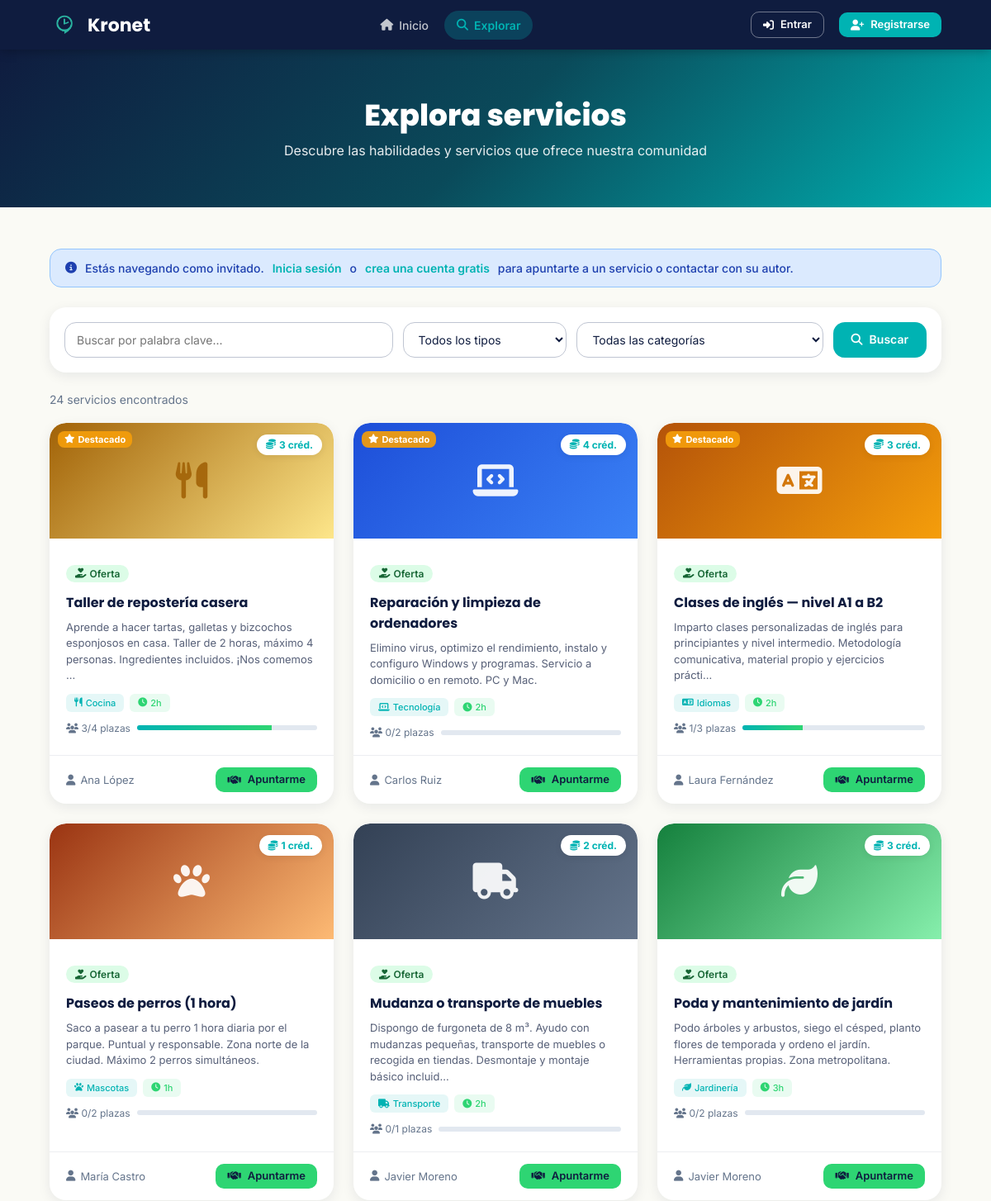
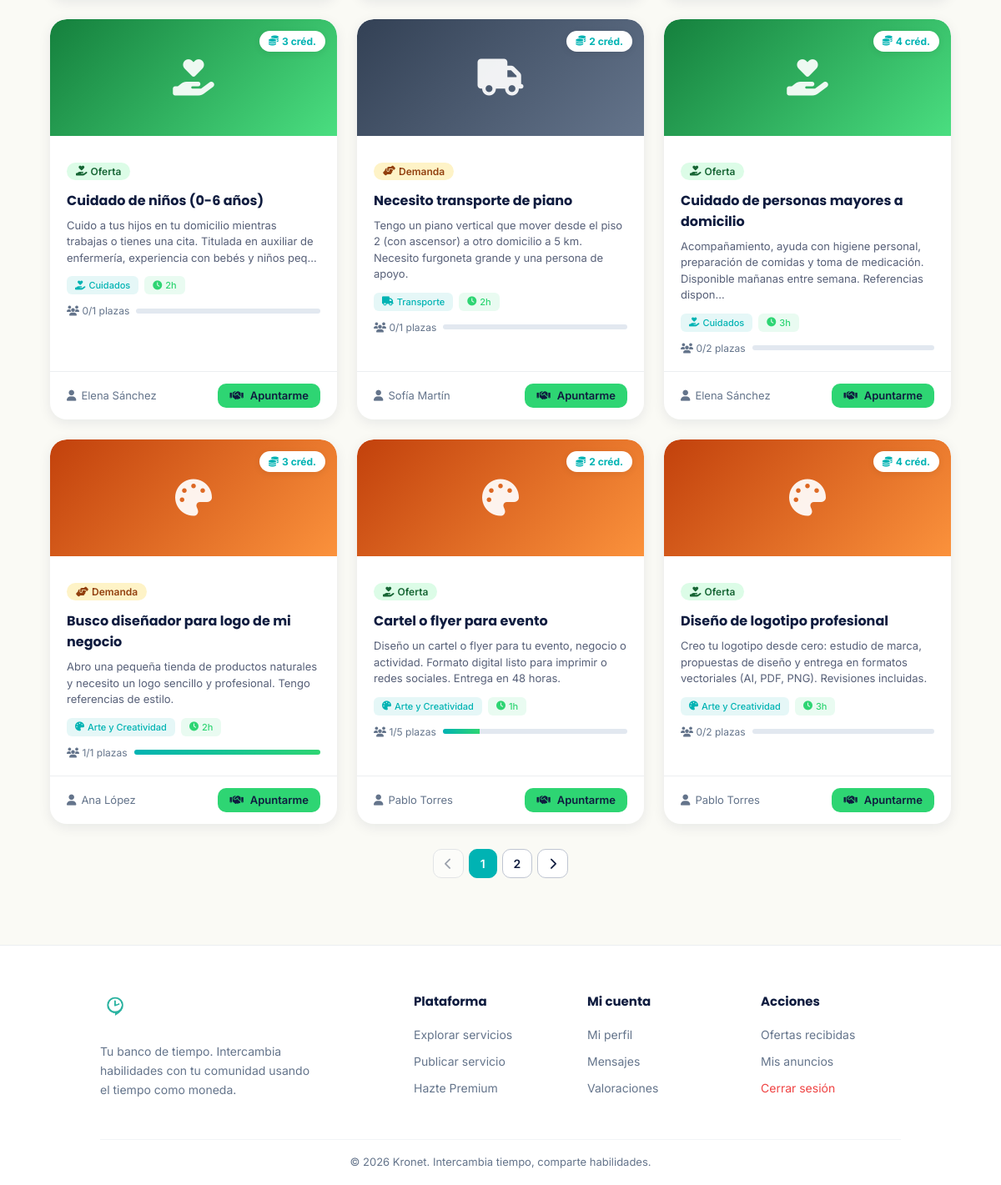
/public/anuncios/buscar, run on the app's committed database (2 pictures, top to bottom).
### tables this page shows
CREATE TABLE anuncios (
    id_anuncio          INT AUTO_INCREMENT PRIMARY KEY,
    id_usuario          INT                     NOT NULL,
    titulo              VARCHAR(255)            NOT NULL,
    descripcion         TEXT,
    tipo_anuncio        VARCHAR(50),                                    
    categoria           VARCHAR(100),
    duracion_estimada   INT                     DEFAULT 1,              
    precio_creditos     INT                     DEFAULT 1,              
    plazas_totales      INT                     DEFAULT 1,              
    plazas_ocupadas     INT                     DEFAULT 0,              
    fecha_publicacion   DATETIME                DEFAULT CURRENT_TIMESTAMP,
    estado              VARCHAR(50)             DEFAULT 'activo',       
    destacado           TINYINT(1)              DEFAULT 0,
    destacado_hasta     DATETIME                DEFAULT NULL,
    imagen              VARCHAR(255)            DEFAULT NULL,

    FOREIGN KEY (id_usuario) REFERENCES usuarios(id_usuario)
        ON DELETE CASCADE
);

CREATE TABLE usuarios (
    id_usuario          INT AUTO_INCREMENT PRIMARY KEY,
    nombre              VARCHAR(100)            NOT NULL,
    email               VARCHAR(150) UNIQUE     NOT NULL,
    contrasenia_hash    VARCHAR(255)            NOT NULL,
    descripcion         TEXT,
    tipo_usuario        VARCHAR(50)             DEFAULT 'registrado',   
    fecha_registro      DATETIME                DEFAULT CURRENT_TIMESTAMP,
    saldo_monedas       INT                     DEFAULT 5,              
    estado_cuenta       VARCHAR(50)             DEFAULT 'activa'        
);

### app/controllers/AnuncioController.php (called while the page is built, shortened)
<?php
require_once __DIR__ . '/../models/Anuncio.php';
require_once __DIR__ . '/../helpers/Categorias.php';
class AnuncioController {
    public function showBuscar() {
        $busqueda = !empty($_GET['busqueda'])     ? $_GET['busqueda']     : null;
        $tipo     = !empty($_GET['tipo_anuncio']) ? $_GET['tipo_anuncio'] : null;
        $cat      = !empty($_GET['categoria'])    ? $_GET['categoria']    : null;
        $pageNum  = max(1, (int)($_GET['p'] ?? 1));
        $perPage  = 12;
        $offset   = ($pageNum - 1) * $perPage;
        $excluir    = isset($_SESSION['id_usuario'])
                      ? Bloqueo::listarIdsBloqueo((int)$_SESSION['id_usuario'])
                      : [];
        $total      = Anuncio::countSearch($busqueda, $tipo, $cat, $excluir);
        $totalPages = (int)ceil($total / $perPage);
        $anuncios   = Anuncio::search($busqueda, $tipo, $cat, $perPage, $offset, $excluir);
        require __DIR__ . '/../views/anuncios/buscar.php';
    }
}

### public/index.php (called while the page is built, shortened)
<?php
    require_once __DIR__ . '/../routes/web.php';
?>

### app/models/Anuncio.php (called while the page is built, shortened)
<?php
require_once __DIR__ . '/../../config/conexion_db.php';
class Anuncio {
    public static function search($busqueda = null, $tipo_anuncio = null, $categoria = null,
                                  $limit = 20, $offset = 0, $excluirUsuarios = []) {
        global $pdo;
        $sql = "
            SELECT a.*, u.nombre AS nombre_usuario
            FROM anuncios a
            JOIN usuarios u ON a.id_usuario = u.id_usuario
            WHERE a.estado = 'activo'
        ";
        $params = [];
        $sql .= " ORDER BY a.destacado DESC, a.fecha_publicacion DESC LIMIT " .
                (int)$limit . " OFFSET " . (int)$offset;
        $stmt = $pdo->prepare($sql);
        $stmt->execute($params);
        return $stmt->fetchAll(PDO::FETCH_ASSOC);
    }
    public static function countSearch($busqueda = null, $tipo_anuncio = null, $categoria = null,
                                        $excluirUsuarios = []) {
        global $pdo;
        $sql = "SELECT COUNT(*) FROM anuncios a WHERE a.estado = 'activo'";
        $params = [];
        $stmt = $pdo->prepare($sql);
        $stmt->execute($params);
        return (int)$stmt->fetchColumn();
    }
}

### app/helpers/Categorias.php (called while the page is built, shortened)
<?php
class Categorias {
    public static function nombre($slug) {
        return self::LISTA[$slug]['nombre'] ?? ucfirst($slug);
    }
    public static function icono($slug) {
        return self::LISTA[$slug]['icono'] ?? 'fas fa-folder';
    }
}

### app/views/anuncios/buscar.php (the view, shortened to what this page needs)
<?php
require __DIR__ . '/../partials/head.php';
require __DIR__ . '/../partials/navbar.php';
$busquedaVal = $_GET['busqueda']     ?? '';
$pageNum     = max(1, (int)($_GET['p'] ?? 1));
$miId        = $_SESSION['id_usuario'] ?? 0;
?>
<section class="hero-section hero-compact">
    <h1>Explora servicios</h1>
    <p>Descubre las habilidades y servicios que ofrece nuestra comunidad</p>
</section>
<div class="page-wrap-wide">
    <?php if (!$miId): ?>
        <div class="flash flash-info" style="margin-bottom:24px;">
            <i class="fas fa-info-circle"></i>
            Estás navegando como invitado. <a href="/kronet/public/login" style="font-weight:600;">Inicia sesión</a> o
            <a href="/kronet/public/register" style="font-weight:600;">crea una cuenta gratis</a> para apuntarte a un servicio o contactar con su autor.
        </div>
    <?php endif; ?>
    <form method="GET" action="/kronet/public/anuncios/buscar" class="search-bar">
        <input type="text" name="busqueda" value="<?= htmlspecialchars($busquedaVal) ?>" placeholder="Buscar por palabra clave...">
        <select name="tipo_anuncio">
            <option value="">Todos los tipos</option>
        </select>
        <select name="categoria">
            <option value="">Todas las categorías</option>
        </select>
        <button type="submit" class="btn btn-secondary">
            <i class="fas fa-search"></i> Buscar
        </button>
    </form>
    <p style="font-size:14px; color:var(--gris-texto); margin-bottom:20px;">
        <?= (int)$total ?> servicio<?= $total != 1 ? 's' : '' ?> encontrado<?= $total != 1 ? 's' : '' ?>
    </p>
    <?php if (empty($anuncios)): ?>
        <div class="empty-state">
            <div class="empty-icon"><i class="fas fa-search"></i></div>
            <p>No se han encontrado anuncios con esos filtros.</p>
            <a href="/kronet/public/anuncios/buscar" class="btn btn-ghost">Limpiar filtros</a>
        </div>
    <?php else: ?>
        <div class="services-grid">
            <?php foreach ($anuncios as $anuncio):
                $catSlug = $anuncio['categoria'];
                $catNombre = Categorias::nombre($catSlug);
                $catIcon = Categorias::icono($catSlug);
                $plazasFill = $anuncio['plazas_totales'] > 0
                    ? (int)($anuncio['plazas_ocupadas'] / $anuncio['plazas_totales'] * 100)
                    : 0;
                $esMio = $miId && $anuncio['id_usuario'] == $miId;
            ?>
                <div class="service-card" id="anuncio-<?= $anuncio['id_anuncio'] ?>">
                    <div class="card-img cat-<?= htmlspecialchars($catSlug) ?>">
                        <?php if (!empty($anuncio['imagen'])): ?>
                            <img src="/kronet/public/uploads/anuncios/<?= htmlspecialchars($anuncio['imagen']) ?>" alt="<?= htmlspecialchars($anuncio['titulo']) ?>">
                        <?php else: ?>
                            <i class="<?= $catIcon ?>"></i>
                        <?php endif; ?>
                        <?php if ($anuncio['destacado']): ?>
                            <span class="badge-img-destacado"><i class="fas fa-star"></i> Destacado</span>
                        <?php endif; ?>
                    </div>
                    <div class="card-body">
                        <div class="tags-row">
                            <span class="badge <?= $anuncio['tipo_anuncio'] === 'oferta' ? 'badge-oferta' : 'badge-demanda' ?>">
                                <i class="fas <?= $anuncio['tipo_anuncio'] === 'oferta' ? 'fa-hand-holding-heart' : 'fa-hands-helping' ?>"></i>
                                <?= ucfirst($anuncio['tipo_anuncio']) ?>
                            </span>
                        </div>
                        <h3>
                            <a href="/kronet/public/anuncios/<?= $anuncio['id_anuncio'] ?>" style="color:inherit;">
                                <?= htmlspecialchars($anuncio['titulo']) ?>
                            </a>
                        </h3>
                        <p><?= htmlspecialchars(mb_substr($anuncio['descripcion'], 0, 140)) ?><?= mb_strlen($anuncio['descripcion']) > 140 ? '…' : '' ?></p>
                        <div class="tags-row">
                            <span class="tag tag-cat"><i class="<?= $catIcon ?>"></i> <?= htmlspecialchars($catNombre) ?></span>
                            <span class="tag"><i class="fas fa-clock"></i> <?= (int)$anuncio['duracion_estimada'] ?>h</span>
                        </div>
                        <div class="plazas-bar">
                            <span><i class="fas fa-users"></i> <?= (int)$anuncio['plazas_ocupadas'] ?>/<?= (int)$anuncio['plazas_totales'] ?> plazas</span>
                            <div class="bar"><div class="fill" style="width: <?= $plazasFill ?>%"></div></div>
                        </div>
                    </div>
                    <span class="time-tag">
                        <i class="fas fa-coins"></i>
                        <?= (int)$anuncio['precio_creditos'] ?> créd.
                    </span>
                    <div class="card-footer">
                        <div class="service-author">
                            <i class="fas fa-user"></i>
                            <?php if ($miId): ?>
                                <a href="/kronet/public/perfil/<?= $anuncio['id_usuario'] ?>">
                                    <?= htmlspecialchars($anuncio['nombre_usuario'] ?? 'Usuario') ?>
                                </a>
                            <?php else: ?>
                                <span><?= htmlspecialchars($anuncio['nombre_usuario'] ?? 'Usuario') ?></span>
                            <?php endif; ?>
                        </div>
                        <a class="btn btn-primary btn-sm" href="/kronet/public/anuncios/<?= $anuncio['id_anuncio'] ?>">
                            <?= $esMio ? '<i class="fas fa-eye"></i> Ver' : '<i class="fas fa-handshake"></i> Apuntarme' ?>
                        </a>
                    </div>
                </div>
            <?php endforeach; ?>
        </div>
        <?php if ($totalPages > 1):
            $qs = $_GET; unset($qs['p']);
            $base = '/kronet/public/anuncios/buscar?' . http_build_query($qs);
            $sep = $base === '/kronet/public/anuncios/buscar?' ? '' : '&';
        ?>
            <div class="pagination">
                <?php if ($pageNum > 1): ?>
                    <a href="<?= $base . $sep ?>p=<?= $pageNum - 1 ?>"><i class="fas fa-chevron-left"></i></a>
                <?php else: ?>
                    <span class="disabled"><i class="fas fa-chevron-left"></i></span>
                <?php endif; ?>
                <?php for ($i = 1; $i <= $totalPages; $i++): ?>
                    <?php if ($i == $pageNum): ?>
                        <span class="current"><?= $i ?></span>
                    <?php else: ?>
                        <a href="<?= $base . $sep ?>p=<?= $i ?>"><?= $i ?></a>
                    <?php endif; ?>
                <?php endfor; ?>
                <?php if ($pageNum < $totalPages): ?>
                    <a href="<?= $base . $sep ?>p=<?= $pageNum + 1 ?>"><i class="fas fa-chevron-right"></i></a>
                <?php else: ?>
                    <span class="disabled"><i class="fas fa-chevron-right"></i></span>
                <?php endif; ?>
            </div>
        <?php endif; ?>
    <?php endif; ?>
</div>
<?php require __DIR__ . '/../partials/footer.php'; ?>

### routes/web.php (shortened to what this page needs)
<?php
require_once __DIR__ . '/../app/controllers/AnuncioController.php';
$uri    = strtok($_SERVER['REQUEST_URI'], '?');
$method = $_SERVER['REQUEST_METHOD'];
$anuncioController     = new AnuncioController();
if ($uri == '/kronet/public/anuncios/buscar' && $method == 'GET') { $anuncioController->showBuscar(); }

### app/views/partials/head.php (shortened to what this page needs)
<!DOCTYPE html>
<html lang="es">
<head>
    <link rel="stylesheet" href="/kronet/public/assets/css/kronet.css">
</head>
<body>

### app/views/partials/navbar.php (shortened to what this page needs)
<?php
$navActive = $navActive ?? '';
$navUserId = $_SESSION['id_usuario'] ?? null;
$navUser   = $navUserId ? User::findById($navUserId) : null;
if (!function_exists('navItem')) {
    function navItem($active, $current, $href, $icon, $label, $badge = 0) {
        $cls = $active === $current ? ' class="active"' : '';
        $badgeHtml = $badge > 0 ? '<span class="nav-badge">' . ($badge > 9 ? '9+' : $badge) . '</span>' : '';
        echo '<li><a href="' . $href . '"' . $cls . '><i class="' . $icon . '"></i> ' . $label . $badgeHtml . '</a></li>';
    }
}
?>
<nav class="navbar">
    <a href="/kronet/public/" class="logo-container">
        <div class="logo-icon">
            <img src="/kronet/public/assets/images/logo.png" alt="Kronet">
        </div>
        <span class="logo-text">Kronet</span>
    </a>
    <ul class="nav-menu" id="navMenu">
        <?php navItem($navActive, 'inicio',    '/kronet/public/',                'fas fa-home',         'Inicio'); ?>
    </ul>
    <div class="nav-user">
        <?php if ($navUser): ?>
            <div class="credits-badge" title="Tu saldo de créditos de tiempo">
                <i class="fas fa-clock"></i>
                <strong><?= (int)$navUser['saldo_monedas'] ?>h</strong>
            </div>
            <a href="/kronet/public/perfil" class="avatar-nav" title="Mi perfil">
                <?= strtoupper(substr($navUser['nombre'] ?? 'U', 0, 1)) ?>
            </a>
        <?php else: ?>
            <a href="/kronet/public/login" class="btn btn-ghost btn-sm" style="color:white; border-color:rgba(255,255,255,0.4);">
                <i class="fas fa-sign-in-alt"></i> Entrar
            </a>
            <a href="/kronet/public/register" class="btn btn-secondary btn-sm">
                <i class="fas fa-user-plus"></i> Registrarse
            </a>
        <?php endif; ?>
    </div>
</nav>

### app/views/partials/footer.php (shortened to what this page needs)
<footer class="footer">
    <div class="footer-grid">
        <div class="footer-brand">
            <a href="/kronet/public/" class="logo-container" style="margin-bottom:12px; display:inline-flex;">
                <div class="logo-icon">
                    <img src="/kronet/public/assets/images/logo.png" alt="Kronet">
                </div>
                <span class="logo-text">Kronet</span>
            </a>
            <p>Tu banco de tiempo. Intercambia habilidades con tu comunidad usando el tiempo como moneda.</p>
        </div>
        <div class="footer-col">
            <h4>Plataforma</h4>
            <ul>
                <li><a href="/kronet/public/anuncios/buscar">Explorar servicios</a></li>
                <li><a href="/kronet/public/anuncios/crear">Publicar servicio</a></li>
                <li><a href="/kronet/public/suscripcion">Hazte Premium</a></li>
            </ul>
        </div>
        <div class="footer-col">
            <h4>Mi cuenta</h4>
            <ul>
                <li><a href="/kronet/public/perfil">Mi perfil</a></li>
                <li><a href="/kronet/public/mensajes">Mensajes</a></li>
                <li><a href="/kronet/public/valoraciones/mis-valoraciones">Valoraciones</a></li>
            </ul>
        </div>
        <div class="footer-col">
            <h4>Acciones</h4>
            <ul>
                <li><a href="/kronet/public/intercambios/ofertas-recibidas">Ofertas recibidas</a></li>
                <li><a href="/kronet/public/anuncios/mis-anuncios">Mis anuncios</a></li>
                <li><a href="/kronet/public/logout" style="color:#EF4444;">Cerrar sesión</a></li>
            </ul>
        </div>
    </div>
    <div class="footer-bottom">
        <p>© <?= date('Y') ?> Kronet. Intercambia tiempo, comparte habilidades.</p>
    </div>
</footer>
</body>
</html>

### data on the page
anuncios: destacado 1 (drawn), tipo_anuncio "Oferta", titulo "Taller de repostería casera", descripcion "Aprende a hacer tartas, galletas y bizcochos esponjosos en casa. Taller de 2 horas, máximo 4 personas. Ingredientes incluidos. ¡Nos comemos", categoria "Cocina", duracion_estimada "2", plazas_ocupadas "3", plazas_totales "4", precio_creditos "3", id_usuario.nombre "Ana López"
anuncios: destacado 1 (drawn), tipo_anuncio "Oferta", titulo "Reparación y limpieza de ordenadores", descripcion "Elimino virus, optimizo el rendimiento, instalo y configuro Windows y programas. Servicio a domicilio o en remoto. PC y Mac.", categoria "Tecnología", duracion_estimada "2", plazas_ocupadas "0", plazas_totales "2", precio_creditos "4", id_usuario.nombre "Carlos Ruiz"
anuncios: destacado 1 (drawn), tipo_anuncio "Oferta", titulo "Clases de inglés — nivel A1 a B2", descripcion "Imparto clases personalizadas de inglés para principiantes y nivel intermedio. Metodología comunicativa, material propio y ejercicios prácti", categoria "Idiomas", duracion_estimada "2", plazas_ocupadas "1", plazas_totales "3", precio_creditos "3", id_usuario.nombre "Laura Fernández"
anuncios: tipo_anuncio "Oferta", titulo "Paseos de perros (1 hora)", descripcion "Saco a pasear a tu perro 1 hora diaria por el parque. Puntual y responsable. Zona norte de la ciudad. Máximo 2 perros simultáneos.", categoria "Mascotas", duracion_estimada "1", plazas_ocupadas "0", plazas_totales "2", precio_creditos "1", id_usuario.nombre "María Castro"
anuncios: tipo_anuncio "Oferta", titulo "Mudanza o transporte de muebles", descripcion "Dispongo de furgoneta de 8 m³. Ayudo con mudanzas pequeñas, transporte de muebles o recogida en tiendas. Desmontaje y montaje básico incluid", categoria "Transporte", duracion_estimada "2", plazas_ocupadas "0", plazas_totales "1", precio_creditos "2", id_usuario.nombre "Javier Moreno"
anuncios: tipo_anuncio "Oferta", titulo "Poda y mantenimiento de jardín", descripcion "Podo árboles y arbustos, siego el césped, planto flores de temporada y ordeno el jardín. Herramientas propias. Zona metropolitana.", categoria "Jardinería", duracion_estimada "3", plazas_ocupadas "0", plazas_totales "2", precio_creditos "3", id_usuario.nombre "Javier Moreno"
anuncios: tipo_anuncio "Oferta", titulo "Cuidado de niños (0-6 años)", descripcion "Cuido a tus hijos en tu domicilio mientras trabajas o tienes una cita. Titulada en auxiliar de enfermería, experiencia con bebés y niños peq", categoria "Cuidados", duracion_estimada "2", plazas_ocupadas "0", plazas_totales "1", precio_creditos "3", id_usuario.nombre "Elena Sánchez"
anuncios: tipo_anuncio "Demanda", titulo "Necesito transporte de piano", descripcion "Tengo un piano vertical que mover desde el piso 2 (con ascensor) a otro domicilio a 5 km. Necesito furgoneta grande y una persona de apoyo.", categoria "Transporte", duracion_estimada "2", plazas_ocupadas "0", plazas_totales "1", precio_creditos "2", id_usuario.nombre "Sofía Martín"
anuncios: tipo_anuncio "Oferta", titulo "Cuidado de personas mayores a domicilio", descripcion "Acompañamiento, ayuda con higiene personal, preparación de comidas y toma de medicación. Disponible mañanas entre semana. Referencias dispon", categoria "Cuidados", duracion_estimada "3", plazas_ocupadas "0", plazas_totales "2", precio_creditos "4", id_usuario.nombre "Elena Sánchez"
anuncios: tipo_anuncio "Demanda", titulo "Busco diseñador para logo de mi negocio", descripcion "Abro una pequeña tienda de productos naturales y necesito un logo sencillo y profesional. Tengo referencias de estilo.", categoria "Arte y Creatividad", duracion_estimada "2", plazas_ocupadas "1", plazas_totales "1", precio_creditos "3", id_usuario.nombre "Ana López"
anuncios: tipo_anuncio "Oferta", titulo "Cartel o flyer para evento", descripcion "Diseño un cartel o flyer para tu evento, negocio o actividad. Formato digital listo para imprimir o redes sociales. Entrega en 48 horas.", categoria "Arte y Creatividad", duracion_estimada "1", plazas_ocupadas "1", plazas_totales "5", precio_creditos "2", id_usuario.nombre "Pablo Torres"
anuncios: tipo_anuncio "Oferta", titulo "Diseño de logotipo profesional", descripcion "Creo tu logotipo desde cero: estudio de marca, propuestas de diseño y entrega en formatos vectoriales (AI, PDF, PNG). Revisiones incluidas.", categoria "Arte y Creatividad", duracion_estimada "3", plazas_ocupadas "0", plazas_totales "2", precio_creditos "4", id_usuario.nombre "Pablo Torres"

### other printed values
$label "Inicio Explorar"
$total "24"
